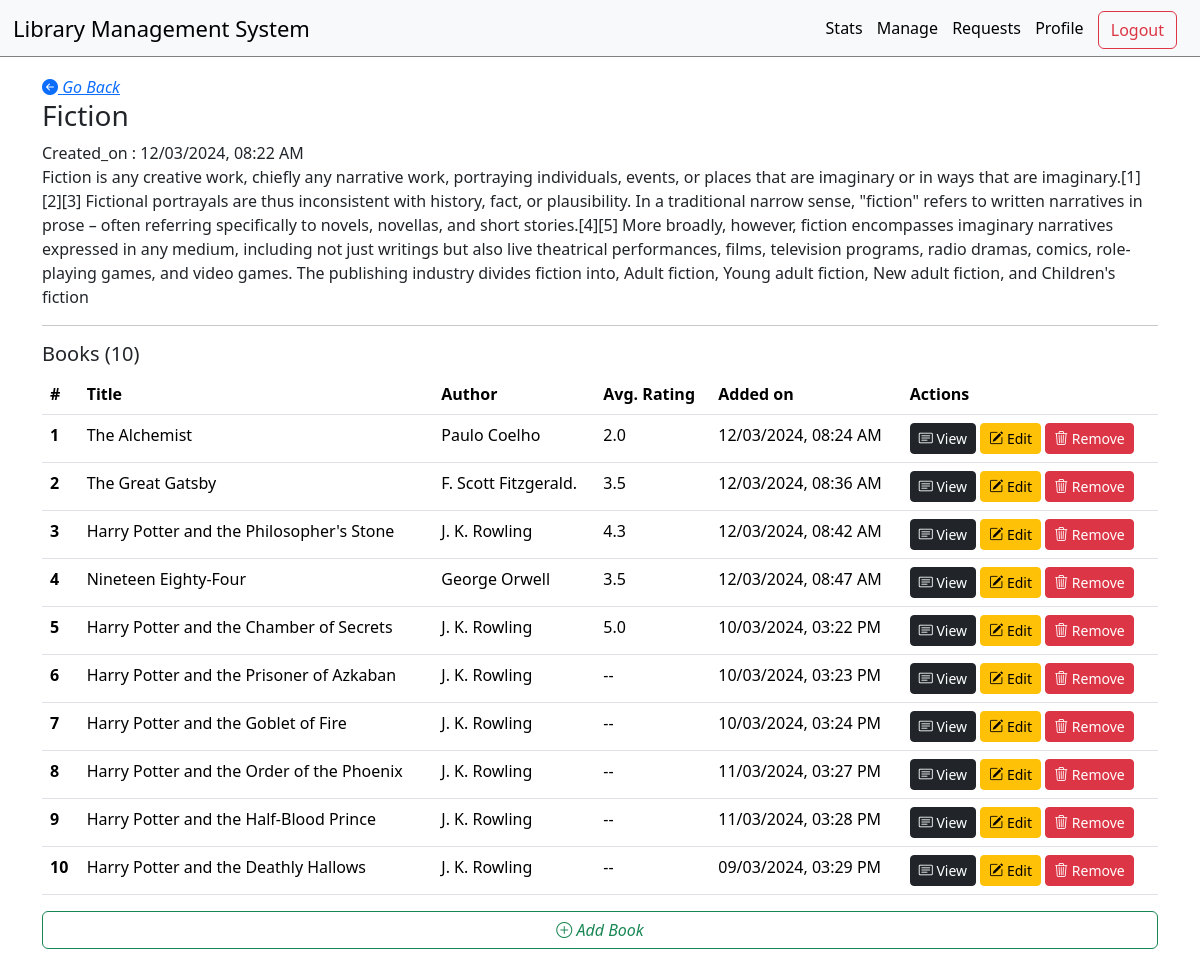
The page /manage/section/1 (signed in) on the database its author committed.
### models.py (models this page shows)
class Sections(db.Model):
    id = db.Column(db.Integer, primary_key=True)
    name = db.Column(db.String, unique=True, nullable = False)
    description = db.Column(db.String)
    created_on = db.Column(db.DateTime, nullable = False)
    books = db.relationship('Books', backref = 'section', cascade = 'all, delete')

class Books(db.Model):
    id = db.Column(db.Integer, primary_key = True)
    title = db.Column(db.String, nullable = False)
    author = db.Column(db.String, nullable = False)
    content = db.Column(db.String)
    added_on = db.Column(db.DateTime, nullable = False)
    price = db.Column(db.Float, nullable = False)
    section_id = db.Column(db.Integer, db.ForeignKey("sections.id"))
    borrows = db.relationship('Borrowings', backref = 'book', cascade = 'all, delete')
    bought  = db.relationship('Buys', backref = 'book', cascade = 'all, delete')
    reqst  = db.relationship('Requests', backref = 'book', cascade = 'all, delete')
    reviews = db.relationship('Reviews', backref = 'book', cascade = 'all, delete')

### routes.py (the view)
@app.route('/manage/section/<int:id>')
@admin_required
def view_section(id):
    section = Sections.query.get(id)
    if not section:
        flash("Section does not exsist!!", category="error")
        return redirect(url_for('section'))
    books = section.books
    avg_rating=get_avg_rating()
    return render_template('view_section.html', section=section, books=books, avg_rating=avg_rating, is_admin=True)

### func.py (called while the page is built)
def get_avg_rating():
    reviews = Reviews.query.all()
    rating_book = {}
    for x in reviews:
        if x.book_id in rating_book.keys():
            rating_book[x.book_id].append(x.rating)
        else:
            rating_book[x.book_id]= [x.rating]
    avg_rating = {}
    for x in rating_book.keys():
        avg_rating[x] = round((sum(rating_book[x])/len(rating_book[x])), 1)
    return avg_rating

### routes.py (called while the page is built)
def admin_required(func):
    @wraps(func)
    def inner(*args, **kwargs):
        if 'user_id' not in session:
            flash('Please login to continue')
            return redirect(url_for('login'))
        user = Users.query.filter_by(id=session['user_id']).first()
        if not user.is_admin:
            flash('You are not authorized to access this page')
            return redirect(url_for('index'))
        return func(*args, **kwargs)
    return inner

### templates/view_section.html (shortened to what this page needs)
{% extends 'layout.html' %}
{% block content %}
<a href="{{url_for('section')}}"><i class="bi bi-arrow-left-circle-fill"> Go Back</i></a>
<h3>{{section.name}}</h3>
<div>
    Created_on : {{section.created_on.strftime("%d/%m/%Y, %I:%M %p")}}
    <p>{{section.description}}</p>
    <hr>
</div>
<h5>Books ({{books|length}})</h5>
{% if books %}
<table class="table table-hover">
    <thead>
        <tr>
            <th scope="col">#</th>
            <th scope="col">Title</th>
            <th scope="col">Author</th>
            <th scope="col">Avg. Rating</th>
            <th scope="col">Added on</th>
            <th scope="col">Actions</th>
        </tr>
    </thead>
    <tbody>
        {% for book in books %}
        <tr>
            <th scope="row">{{loop.index}}</th>
            <td>{{book.title}}</td>
            <td>{{book.author}}</td>
            <td>
                {% if avg_rating[book.id] %}
                {{avg_rating[book.id]}}
                {% else %}
                --
                {% endif %}
            </td>
            <td>{{book.added_on.strftime("%d/%m/%Y, %I:%M %p")}}</td>
            <td>
                <div>
                    <a href="{{url_for('view_book', id=book.id)}}" class="btn  btn-dark btn-sm"><i
                            class="bi bi-card-text"></i> View</a>
                    <a href="{{url_for('edit_book', id=book.id)}}" class="btn btn-warning btn-sm"><i
                            class="bi bi-pencil-square"></i> Edit</a>
                    <a href="{{url_for('delete_book', id=book.id)}}" class="btn btn-danger btn-sm"><i
                            class="bi bi-trash3"></i> Remove</a>
                </div>
            </td>
        </tr>
        {% endfor %}
    </tbody>
</table>
{% else %}
<div class="alert alert-warning" role="alert">
    No Books Found!!
</div>
{% endif %}
<a href="/manage/{{section.id}}/book/add" id="add-btn" class="btn btn-outline-success" type="button"><i
        class="bi bi-plus-circle">
        Add Book</i></a>
{% endblock %}

### static/style.css (style rules this page uses)
#add-btn { width:100%; margin-bottom: 30px; }

### rows shown on the page
Sections: name "Fiction", created_on "12/03/2024, 08:22 AM", description "Fiction is any creative work, chiefly any narrative work, portraying individuals, events, or places that are imaginary or in ways that are imaginary.[1][2][3] Fictional portrayals are thus inconsistent with history, fact, or plausibility. In a traditional narrow sense, \"fiction\" refers to written narratives in prose – often referring specifically to novels, novellas, and short stories.[4][5] More broadly, however, fiction encompasses imaginary narratives expressed in any medium, including not just writings but also live theatrical performances, films, television programs, radio dramas, comics, role-playing games, and video games. The publishing industry divides fiction into, Adult fiction,…"
Books: title "The Alchemist", author "Paulo Coelho", avg_rating "2.0", added_on "12/03/2024, 08:24 AM"
Books: title "The Great Gatsby", author "F. Scott Fitzgerald.", id "3.5", added_on "12/03/2024, 08:36 AM"
Books: title "Harry Potter and the Philosopher's Stone", author "J. K. Rowling", avg_rating "4.3", added_on "12/03/2024, 08:42 AM"
Books: title "Nineteen Eighty-Four", author "George Orwell", avg_rating "3.5", added_on "12/03/2024, 08:47 AM"
Books: title "Harry Potter and the Chamber of Secrets", author "J. K. Rowling", avg_rating "5.0", added_on "10/03/2024, 03:22 PM"
Books: title "Harry Potter and the Prisoner of Azkaban", author "J. K. Rowling", added_on "10/03/2024, 03:23 PM"
Books: title "Harry Potter and the Goblet of Fire", author "J. K. Rowling", added_on "10/03/2024, 03:24 PM"
Books: title "Harry Potter and the Order of the Phoenix", author "J. K. Rowling", added_on "11/03/2024, 03:27 PM"
Books: title "Harry Potter and the Half-Blood Prince", author "J. K. Rowling", added_on "11/03/2024, 03:28 PM"
Books: title "Harry Potter and the Deathly Hallows", author "J. K. Rowling", added_on "09/03/2024, 03:29 PM"

### other values the page prints
{{ books|length }} "10"
